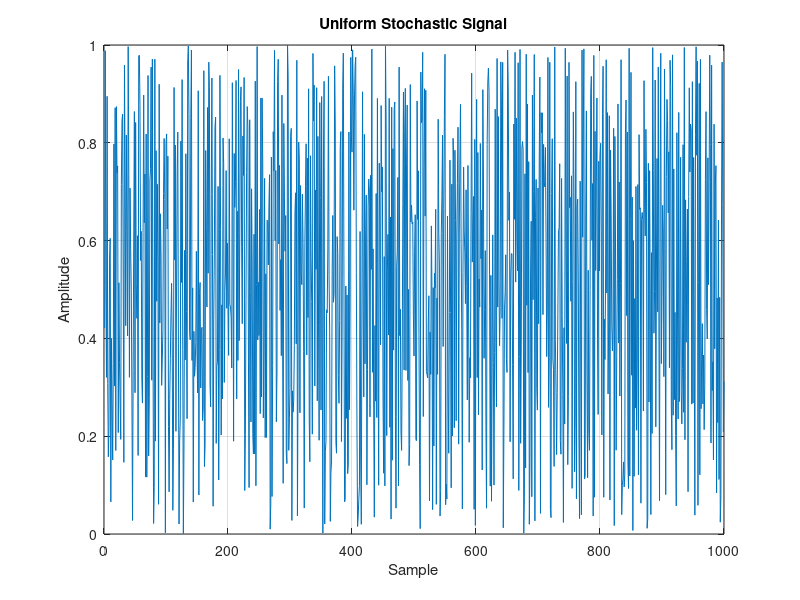

This figure's MATLAB source: (Note: this script raises an error after producing the figure.)
%% *Basics of Signal Processing - Stochastic Signals*
%% Clear the workspace
close all;
clear;
clc;

%% Uniform Stochastic Signals
% Uniform random variables are used to model situations where any outcome
% is equally likely. The probability density function of a uniform random
% variable is given by
%
% $$f(x) = \frac{1}{b-a}$$
%
% for $a \leq x \leq b$ and $0$ otherwise. The mean and variance of a
% uniform random variable are given by
%
% $$\mu = \frac{a+b}{2}$$
%
% $$\sigma^2 = \frac{(b-a)^2}{12}$$

% The following code generates a uniform random variable with size 1000
% between 0 and 1.

stochastic_signal = rand(1, 1000);
figure('Name', 'Uniform Stochastic Signal');
plot(stochastic_signal);
title('Uniform Stochastic Signal');
xlabel('Sample');
ylabel('Amplitude');
grid on;

%%%
% It can be shown that the histogram of a uniform random process is also
% uniform.
% More accurate results can be obtained by increasing the number of samples.
stochastic_signal = rand(1, 10000);
histogram(stochastic_signal, 50); % 100 bins
title('Uniform Stochastic Signal Histogram');
xlabel('Amplitude');
ylabel('Number of Samples');
grid on;

%%%
% We can plot the probability density function using |makedist| class
% and |pdf| function.
pd = makedist('Uniform'); % Make a uniform distribution
x = 0:0.01:1;
y = pdf(pd, x); % Calculate the pdf over the x values
figure('Name', 'Uniform Stochastic Signal PDF');
plot(x, y, 'LineWidth', 1.5');
title('Uniform Stochastic Signal PDF');
xlabel('Amplitude');
ylabel('Probability');
grid on;

%% Gaussian Stochastic Signals
% Gaussian random variables are used to model situations where the
% probability density function is bell-shaped. The probability density
% function of a Gaussian random variable is given by
%
% $$f(x) = \frac{1}{\sigma \sqrt{2\pi}} e^{-\frac{(x-\mu)^2}{2\sigma^2}}$$
%
% The mean and variance of a Gaussian random variable are given by
%
% $$\mu = \mu$$
%
% $$\sigma^2 = \sigma^2$$

%%%
% The following code generates a Gaussian random variable with size 1000
% with mean 0 and variance 1.

stochastic_signal = randn(1, 1000);
figure('Name', 'Gaussian Stochastic Signal');
plot(stochastic_signal);
title('Gaussian Stochastic Signal');
xlabel('Sample');
ylabel('Amplitude');
grid on;

%%%
% It can be shown that the histogram of a Gaussian random process is also
% Gaussian.
% More accurate results can be obtained by increasing the number of samples.
figure('Name', 'Histogram of Gaussian Stochastic Signal');
stochastic_signal = randn(1, 10000);
histogram(stochastic_signal, 100);
title('Histogram of Gaussian Stochastic Signal');
xlabel('Amplitude');
ylabel('Number of Samples');
grid on;

%%%
% We can plot the probability density function using |makedist| class
% and |pdf| function.
pd = makedist('Normal'); % Make a Gaussian distribution
x = -5:0.01:5;
y = pdf(pd, x); % Calculate the pdf over the x values
figure('Name', 'Gaussian Stochastic Signal PDF');
plot(x, y, 'LineWidth', 1.5');
title('Gaussian Stochastic Signal PDF');
xlabel('Amplitude');
ylabel('Probability');
grid on;

%% Poisson Stochastic Signals
% Poisson random variables are used to model situations where the
% probability density function is asymmetric and has a long tail. The
% probability density function of a Poisson random variable is given by
%
% $$f(x) = \frac{e^{-\lambda} \lambda^x}{x!}$$
%
% The mean and variance of a Poisson random variable are given by
%
% $$\mu = \lambda$$
%
% $$\sigma^2 = \lambda$$

%%%
% The following code generates a Poisson random variable with size 1000
% with mean 5.

stochastic_signal = poissrnd(5, 1, 1000);
figure('Name', 'Poisson Stochastic Signal');
plot(stochastic_signal);
title('Poisson Stochastic Signal');
xlabel('Sample');
ylabel('Amplitude');
grid on;

%%%
% It can be shown that the histogram of a Poisson random process is also
% Poisson.
% More accurate results can be obtained by increasing the number of samples.
figure('Name', 'Histogram of Poisson Stochastic Signal');
stochastic_signal = poissrnd(5, 1, 10000);
histogram(stochastic_signal, 100);
title('Histogram of Poisson Stochastic Signal');
xlabel('Amplitude');
ylabel('Number of Samples');
grid on;

%%%
% We can plot the probability density function using |makedist| class
% and |pdf| function.
pd = makedist('Poisson', 'lambda', 5); % Make a Poisson distribution
x = 0:0.01:20;
y = pdf(pd, x); % Calculate the pdf over the x values
figure('Name', 'Poisson Stochastic Signal PDF');
plot(x, y, 'LineWidth', 1.5');
title('Poisson Stochastic Signal PDF');
xlabel('Amplitude');
ylabel('Probability');
grid on;
